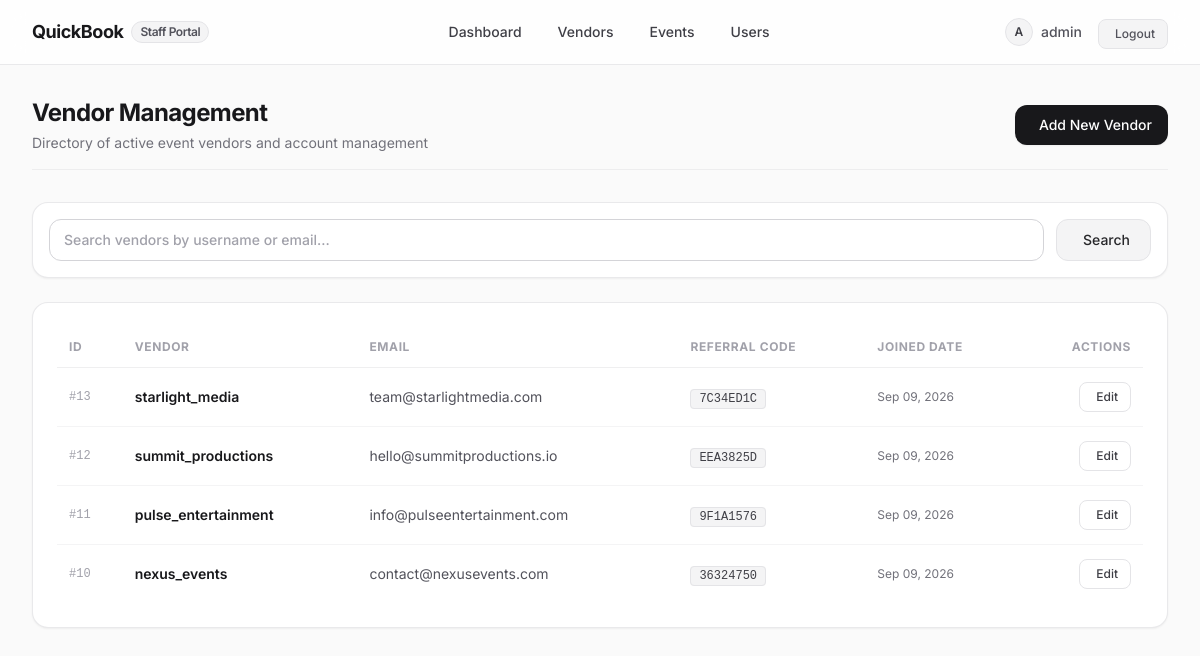
The page /dashboard/vendors/ (signed in) on the database its author committed.
### accounts/models.py (models this page shows, shortened)
class User(AbstractUser):
    email = models.EmailField(unique=True)
    is_vendor = models.BooleanField(default=False)
    referral_code = models.CharField(max_length=20, unique=True, blank=True, null=True)
    referred_by = models.ForeignKey(
        'self',
        on_delete=models.SET_NULL,
        null=True,
        blank=True,
        related_name='referrals'
    )
    created_at = models.DateTimeField(auto_now_add=True)

### dashboard/views.py (the view)
# urls.py: path('vendors/', VendorListView.as_view(), name='dashboard-vendor-list'),
class VendorListView(StaffRequiredMixin, ListView):
    model = User
    template_name = 'dashboard/vendor_list.html'
    context_object_name = 'vendors'
    paginate_by = 10
    def get_queryset(self):
        qs = User.objects.filter(is_vendor=True).order_by('-created_at')
        query = self.request.GET.get('q')
        if query:
            qs = qs.filter(Q(username__icontains=query) | Q(email__icontains=query))
        return qs

### dashboard/views.py (called while the page is built)
    def test_func(self):
        return self.request.user.is_authenticated and self.request.user.is_staff

### dashboard/templates/dashboard/vendor_list.html (shortened to what this page needs)
{% extends 'dashboard/base.html' %}
{% block content %}
<div class="flex flex-col sm:flex-row sm:items-center sm:justify-between mb-8 pb-4 border-b border-zinc-200/60">
    <div>
        <h1 class="text-2xl font-bold tracking-tight text-zinc-900">Vendor Management</h1>
        <p class="text-sm text-zinc-500 mt-1">Directory of active event vendors and account management</p>
    </div>
    <div class="mt-4 sm:mt-0">
        <a href="{% url 'dashboard-vendor-create' %}" class="inline-flex items-center px-4 py-2.5 rounded-xl bg-zinc-900 hover:bg-zinc-800 text-white font-medium text-sm transition-all shadow-sm gap-2">
            <span>Add New Vendor</span>
        </a>
    </div>
</div>
<div class="bg-white border border-zinc-200/80 rounded-2xl p-4 mb-6 shadow-sm">
    <form method="get" class="flex flex-col sm:flex-row gap-3">
        <div class="flex-grow">
            <input type="text" name="q" value="{{ request.GET.q|default:'' }}" placeholder="Search vendors by username or email..." class="w-full px-3.5 py-2.5 rounded-xl border border-zinc-300 text-sm font-medium text-zinc-900 focus:outline-none focus:ring-2 focus:ring-zinc-900 focus:border-zinc-900 transition-all placeholder:text-zinc-400">
        </div>
        <button type="submit" class="px-5 py-2.5 rounded-xl bg-zinc-100 hover:bg-zinc-200/80 text-zinc-800 font-medium text-sm border border-zinc-200 transition-colors flex items-center justify-center gap-1.5">
            <span>Search</span>
        </button>
    </form>
</div>
<div class="bg-white border border-zinc-200/80 rounded-2xl p-6 shadow-sm">
    <div class="overflow-x-auto">
        <table class="w-full text-left border-collapse">
            <thead>
                <tr class="border-b border-zinc-200/60 text-xs font-semibold uppercase tracking-wider text-zinc-400">
                    <th class="py-3 px-3">ID</th>
                    <th class="py-3 px-3">Vendor</th>
                    <th class="py-3 px-3">Email</th>
                    <th class="py-3 px-3">Referral Code</th>
                    <th class="py-3 px-3">Joined Date</th>
                    <th class="py-3 px-3 text-right">Actions</th>
                </tr>
            </thead>
            <tbody class="divide-y divide-zinc-100 text-sm">
                {% for v in vendors %}
                <tr class="hover:bg-zinc-50/80 transition-colors">
                    <td class="py-3.5 px-3 text-zinc-400 font-mono text-xs">#{{ v.id }}</td>
                    <td class="py-3.5 px-3 font-semibold text-zinc-900">{{ v.username }}</td>
                    <td class="py-3.5 px-3 text-zinc-600">{{ v.email }}</td>
                    <td class="py-3.5 px-3"><code class="px-2 py-0.5 rounded bg-zinc-100 border border-zinc-200 text-xs font-mono text-zinc-700">{{ v.referral_code }}</code></td>
                    <td class="py-3.5 px-3 text-zinc-500 text-xs">{{ v.created_at|date:"M d, Y" }}</td>
                    <td class="py-3.5 px-3 text-right">
                        <a href="{% url 'dashboard-vendor-update' v.id %}" class="inline-flex items-center px-3 py-1.5 rounded-lg border border-zinc-200 text-xs font-medium text-zinc-700 hover:bg-zinc-100 transition-colors">
                             Edit
                        </a>
                    </td>
                </tr>
                {% empty %}
                <tr><td colspan="6" class="py-8 text-center text-sm text-zinc-400">No vendor accounts found.</td></tr>
                {% endfor %}
            </tbody>
        </table>
    </div>
</div>
{% endblock %}

### dashboard/templates/dashboard/base.html (shortened to what this page needs)
<!DOCTYPE html>
<html lang="en" class="h-full bg-zinc-50 text-zinc-900">
<head>
    <script src="https://cdn.tailwindcss.com"></script>
    <link href="https://cdn.jsdelivr.net/npm/remixicon@3.5.0/fonts/remixicon.css" rel="stylesheet">
</head>
<body class="min-h-full flex flex-col antialiased selection:bg-zinc-900 selection:text-white">
    <header class="sticky top-0 z-40 bg-white/80 backdrop-blur-md border-b border-zinc-200/80">
        <div class="max-w-7xl mx-auto px-4 sm:px-6 lg:px-8">
            <div class="flex items-center justify-between h-16">
                <div class="flex items-center space-x-3">
                    <a href="{% if user.is_vendor and not user.is_staff %}{% url 'dashboard-event-list' %}{% else %}{% url 'dashboard-home' %}{% endif %}" class="flex items-center space-x-2 text-zinc-900 font-bold text-lg tracking-tight hover:opacity-80 transition-opacity">
                        <span>QuickBook</span>
                        {% if user.is_staff %}
                        <span class="text-xs font-semibold px-2 py-0.5 rounded-full bg-zinc-100 text-zinc-600 border border-zinc-200">Staff Portal</span>
                        {% elif user.is_vendor %}
                        <span class="text-xs font-semibold px-2 py-0.5 rounded-full bg-emerald-50 text-emerald-700 border border-emerald-200">Vendor Portal</span>
                        {% else %}
                        <span class="text-xs font-semibold px-2 py-0.5 rounded-full bg-zinc-100 text-zinc-600 border border-zinc-200">Dashboard</span>
                        {% endif %}
                    </a>
                </div>
                {% if user.is_authenticated %}
                <nav class="hidden md:flex items-center space-x-1">
                    {% if user.is_staff %}
                    <a href="{% url 'dashboard-home' %}" class="px-3.5 py-2 rounded-lg text-sm font-medium transition-colors hover:bg-zinc-100 text-zinc-700">
                         Dashboard
                    </a>
                    <a href="{% url 'dashboard-vendor-list' %}" class="px-3.5 py-2 rounded-lg text-sm font-medium transition-colors hover:bg-zinc-100 text-zinc-700">
                         Vendors
                    </a>
                    <a href="{% url 'dashboard-event-list' %}" class="px-3.5 py-2 rounded-lg text-sm font-medium transition-colors hover:bg-zinc-100 text-zinc-700">
                         Events
                    </a>
                    <a href="{% url 'dashboard-user-list' %}" class="px-3.5 py-2 rounded-lg text-sm font-medium transition-colors hover:bg-zinc-100 text-zinc-700">
                         Users
                    </a>
                    {% elif user.is_vendor %}
                    <a href="{% url 'dashboard-event-list' %}" class="px-3.5 py-2 rounded-lg text-sm font-medium transition-colors hover:bg-zinc-100 text-zinc-700">
                        <i class="ri-calendar-event-line me-1 text-zinc-400"></i> My Events
                    </a>
                    {% endif %}
                </nav>
                <div class="flex items-center space-x-4">
                    <div class="flex items-center space-x-2 text-sm text-zinc-600 font-medium">
                        <div class="w-7 h-7 rounded-full bg-zinc-100 border border-zinc-200 flex items-center justify-center text-zinc-700 font-semibold text-xs">
                            {{ user.username|slice:":1"|upper }}
                        </div>
                        <span>{{ user.username }}</span>
                    </div>
                    <form method="post" action="{% url 'dashboard-logout' %}" class="inline">
                        <button type="submit" class="inline-flex items-center px-3 py-1.5 text-xs font-medium rounded-lg text-zinc-600 bg-zinc-100 hover:bg-zinc-200/80 transition-colors border border-zinc-200">
                             Logout
                        </button>
                    </form>
                </div>
                {% endif %}
            </div>
        </div>
    </header>
    <main class="flex-grow max-w-7xl w-full mx-auto px-4 sm:px-6 lg:px-8 py-8">
        {% block content %}{% endblock %}
    </main>
</body>
</html>

### dashboard/templates/dashboard/base.html (style rules this page uses)
body { font-family: 'Inter', sans-serif; }

### rows shown on the page
User: username "A", username "admin"
User: id "13", username "starlight_media", email "team@starlightmedia.com", referral_code "7C34ED1C", created_at "Sep 09, 2026"
User: id "12", username "summit_productions", email "hello@summitproductions.io", referral_code "EEA3825D", created_at "Sep 09, 2026"
User: id "11", username "pulse_entertainment", email "info@pulseentertainment.com", referral_code "9F1A1576", created_at "Sep 09, 2026"
User: id "10", username "nexus_events", email "contact@nexusevents.com", referral_code "36324750", created_at "Sep 09, 2026"
